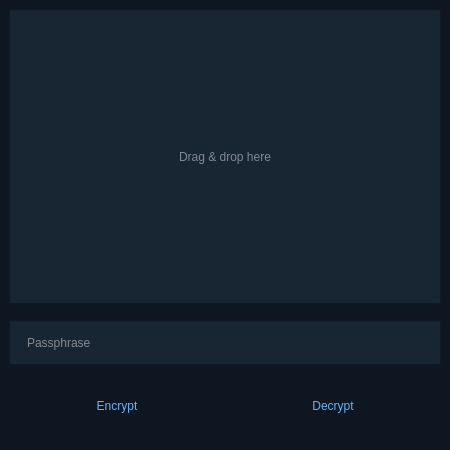
<?xml version="1.0" encoding="UTF-8"?>
<ui version="4.0">
 <class>Window</class>
 <widget class="QMainWindow" name="Window">
  <property name="geometry">
   <rect>
    <x>0</x>
    <y>0</y>
    <width>450</width>
    <height>450</height>
   </rect>
  </property>
  <property name="minimumSize">
   <size>
    <width>450</width>
    <height>450</height>
   </size>
  </property>
  <property name="maximumSize">
   <size>
    <width>450</width>
    <height>450</height>
   </size>
  </property>
  <property name="windowTitle">
   <string>File encryption</string>
  </property>
  <property name="styleSheet">
   <string notr="true">background-color: rgb(14, 22, 33);</string>
  </property>
  <widget class="QWidget" name="centralwidget">
   <layout class="QGridLayout" name="gridLayout">
    <item row="0" column="0" colspan="3">
     <widget class="QLineEdit" name="DragDrop">
      <property name="sizePolicy">
       <sizepolicy hsizetype="Expanding" vsizetype="Expanding">
        <horstretch>0</horstretch>
        <verstretch>0</verstretch>
       </sizepolicy>
      </property>
      <property name="cursor">
       <cursorShape>IBeamCursor</cursorShape>
      </property>
      <property name="focusPolicy">
       <enum>Qt::NoFocus</enum>
      </property>
      <property name="styleSheet">
       <string notr="true">background-color: rgb(24, 37, 51);
color: rgb(238, 238, 236);
padding: 15px;</string>
      </property>
      <property name="alignment">
       <set>Qt::AlignCenter</set>
      </property>
      <property name="dragEnabled">
       <bool>true</bool>
      </property>
      <property name="readOnly">
       <bool>false</bool>
      </property>
      <property name="placeholderText">
       <string>Drag &amp; drop here</string>
      </property>
     </widget>
    </item>
    <item row="3" column="0" colspan="3">
     <widget class="QLineEdit" name="passphrase">
      <property name="minimumSize">
       <size>
        <width>0</width>
        <height>45</height>
       </size>
      </property>
      <property name="focusPolicy">
       <enum>Qt::ClickFocus</enum>
      </property>
      <property name="acceptDrops">
       <bool>false</bool>
      </property>
      <property name="styleSheet">
       <string notr="true">background-color: rgb(24, 37, 51);
color: rgb(238, 238, 236);
padding-left: 15px;
padding-right: 15px;
</string>
      </property>
      <property name="inputMask">
       <string/>
      </property>
      <property name="text">
       <string/>
      </property>
      <property name="echoMode">
       <enum>QLineEdit::Password</enum>
      </property>
      <property name="placeholderText">
       <string>Passphrase</string>
      </property>
     </widget>
    </item>
    <item row="4" column="1">
     <spacer name="verticalSpacer_2">
      <property name="orientation">
       <enum>Qt::Vertical</enum>
      </property>
      <property name="sizeType">
       <enum>QSizePolicy::Fixed</enum>
      </property>
      <property name="sizeHint" stdset="0">
       <size>
        <width>20</width>
        <height>10</height>
       </size>
      </property>
     </spacer>
    </item>
    <item row="7" column="0" colspan="3">
     <layout class="QHBoxLayout" name="horizontalLayout" stretch="0,0">
      <property name="spacing">
       <number>0</number>
      </property>
      <item>
       <widget class="QPushButton" name="encryptBtn">
        <property name="minimumSize">
         <size>
          <width>180</width>
          <height>50</height>
         </size>
        </property>
        <property name="maximumSize">
         <size>
          <width>3000</width>
          <height>50</height>
         </size>
        </property>
        <property name="autoFillBackground">
         <bool>false</bool>
        </property>
        <property name="styleSheet">
         <string notr="true">#encryptBtn {
outline: 0;
border: 0;
background-color: rgb(14, 22, 33);
color: rgb(106, 179, 243);
text-transform: uppercase;
}

#encryptBtn:hover {
background-color: rgb(24, 37, 51);
}</string>
        </property>
        <property name="text">
         <string>Encrypt</string>
        </property>
        <property name="autoDefault">
         <bool>false</bool>
        </property>
        <property name="default">
         <bool>false</bool>
        </property>
        <property name="flat">
         <bool>false</bool>
        </property>
       </widget>
      </item>
      <item>
       <widget class="QPushButton" name="decryptBtn">
        <property name="minimumSize">
         <size>
          <width>180</width>
          <height>50</height>
         </size>
        </property>
        <property name="maximumSize">
         <size>
          <width>3000</width>
          <height>50</height>
         </size>
        </property>
        <property name="styleSheet">
         <string notr="true">#decryptBtn {
outline: 0;
border: 0;
background-color: rgb(14, 22, 33);
color: rgb(106, 179, 243);
text-transform: uppercase;
}

#decryptBtn:hover {
background-color: rgb(24, 37, 51);
}</string>
        </property>
        <property name="text">
         <string>Decrypt</string>
        </property>
        <property name="flat">
         <bool>false</bool>
        </property>
       </widget>
      </item>
     </layout>
    </item>
    <item row="2" column="1">
     <spacer name="verticalSpacer_3">
      <property name="orientation">
       <enum>Qt::Vertical</enum>
      </property>
      <property name="sizeType">
       <enum>QSizePolicy::Fixed</enum>
      </property>
      <property name="sizeHint" stdset="0">
       <size>
        <width>20</width>
        <height>10</height>
       </size>
      </property>
     </spacer>
    </item>
    <item row="8" column="1">
     <spacer name="verticalSpacer">
      <property name="orientation">
       <enum>Qt::Vertical</enum>
      </property>
      <property name="sizeType">
       <enum>QSizePolicy::Fixed</enum>
      </property>
      <property name="sizeHint" stdset="0">
       <size>
        <width>20</width>
        <height>10</height>
       </size>
      </property>
     </spacer>
    </item>
   </layout>
  </widget>
 </widget>
 <tabstops>
  <tabstop>passphrase</tabstop>
  <tabstop>decryptBtn</tabstop>
 </tabstops>
 <resources/>
 <connections/>
</ui>
